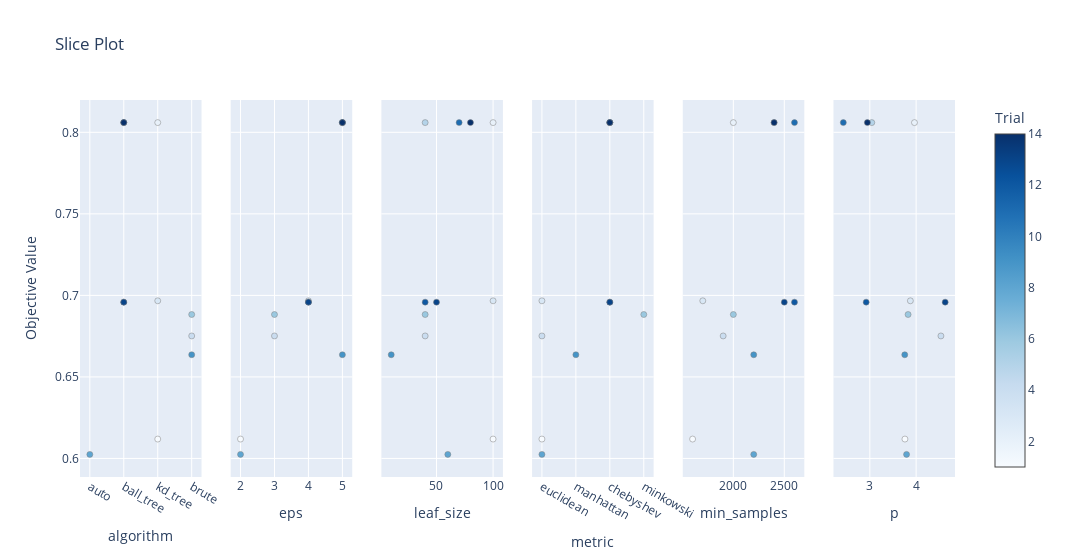

Notebook code cell kept with this figure:
### Code cell
optuna.visualization.plot_slice(study_dbscan)

### Figure 1 — Plotly figure (JSON) as saved in the notebook; plotly's stock layout.template omitted (floating-point values rounded to 4 significant figures)
{"data": [{"marker": {"color": [1, 2, 3, 4, 5, 6, 8, 9, 11, 12, 13, 14], "colorbar": {"title": {"text": "Trial"}, "x": 1, "xpad": 40}, "colorscale": [[0, "rgb(247,251,255)"], [0.125, "rgb(222,235,247)"], [0.25, "rgb(198,219,239)"], [0.375, "rgb(158,202,225)"], [0.5, "rgb(107,174,214)"], [0.625, "rgb(66,146,198)"], [0.75, "rgb(33,113,181)"], [0.875, "rgb(8,81,156)"], [1, "rgb(8,48,107)"]], "line": {"color": "Grey", "width": 0.5}, "showscale": true}, "mode": "markers", "name": "Feasible Trial", "showlegend": false, "type": "scatter", "x": ["kd_tree", "kd_tree", "kd_tree", "brute", "ball_tree", "brute", "auto", "brute", "ball_tree", "ball_tree", "ball_tree", "ball_tree"], "xaxis": "x", "y": [0.6119, 0.806, 0.6967, 0.6751, 0.806, 0.6883, 0.6025, 0.6636, 0.806, 0.6959, 0.6959, 0.806], "yaxis": "y"}, {"marker": {"color": [1, 2, 3, 4, 5, 6, 8, 9, 11, 12, 13, 14], "colorbar": {"title": {"text": "Trial"}, "x": 1, "xpad": 40}, "colorscale": [[0, "rgb(247,251,255)"], [0.125, "rgb(222,235,247)"], [0.25, "rgb(198,219,239)"], [0.375, "rgb(158,202,225)"], [0.5, "rgb(107,174,214)"], [0.625, "rgb(66,146,198)"], [0.75, "rgb(33,113,181)"], [0.875, "rgb(8,81,156)"], [1, "rgb(8,48,107)"]], "line": {"color": "Grey", "width": 0.5}, "showscale": false}, "mode": "markers", "name": "Feasible Trial", "showlegend": false, "type": "scatter", "x": [2, 5, 4, 3, 5, 3, 2, 5, 5, 4, 4, 5], "xaxis": "x2", "y": [0.6119, 0.806, 0.6967, 0.6751, 0.806, 0.6883, 0.6025, 0.6636, 0.806, 0.6959, 0.6959, 0.806], "yaxis": "y2"}, {"marker": {"color": [1, 2, 3, 4, 5, 6, 8, 9, 11, 12, 13, 14], "colorbar": {"title": {"text": "Trial"}, "x": 1, "xpad": 40}, "colorscale": [[0, "rgb(247,251,255)"], [0.125, "rgb(222,235,247)"], [0.25, "rgb(198,219,239)"], [0.375, "rgb(158,202,225)"], [0.5, "rgb(107,174,214)"], [0.625, "rgb(66,146,198)"], [0.75, "rgb(33,113,181)"], [0.875, "rgb(8,81,156)"], [1, "rgb(8,48,107)"]], "line": {"color": "Grey", "width": 0.5}, "showscale": false}, "mode": "markers", "name": "Feasible Trial", "showlegend": false, "type": "scatter", "x": [100, 100, 100, 40, 40, 40, 60, 10, 70, 40, 50, 80], "xaxis": "x3", "y": [0.6119, 0.806, 0.6967, 0.6751, 0.806, 0.6883, 0.6025, 0.6636, 0.806, 0.6959, 0.6959, 0.806], "yaxis": "y3"}, {"marker": {"color": [1, 2, 3, 4, 5, 6, 8, 9, 11, 12, 13, 14], "colorbar": {"title": {"text": "Trial"}, "x": 1, "xpad": 40}, "colorscale": [[0, "rgb(247,251,255)"], [0.125, "rgb(222,235,247)"], [0.25, "rgb(198,219,239)"], [0.375, "rgb(158,202,225)"], [0.5, "rgb(107,174,214)"], [0.625, "rgb(66,146,198)"], [0.75, "rgb(33,113,181)"], [0.875, "rgb(8,81,156)"], [1, "rgb(8,48,107)"]], "line": {"color": "Grey", "width": 0.5}, "showscale": false}, "mode": "markers", "name": "Feasible Trial", "showlegend": false, "type": "scatter", "x": ["euclidean", "chebyshev", "euclidean", "euclidean", "chebyshev", "minkowski", "euclidean", "manhattan", "chebyshev", "chebyshev", "chebyshev", "chebyshev"], "xaxis": "x4", "y": [0.6119, 0.806, 0.6967, 0.6751, 0.806, 0.6883, 0.6025, 0.6636, 0.806, 0.6959, 0.6959, 0.806], "yaxis": "y4"}, {"marker": {"color": [1, 2, 3, 4, 5, 6, 8, 9, 11, 12, 13, 14], "colorbar": {"title": {"text": "Trial"}, "x": 1, "xpad": 40}, "colorscale": [[0, "rgb(247,251,255)"], [0.125, "rgb(222,235,247)"], [0.25, "rgb(198,219,239)"], [0.375, "rgb(158,202,225)"], [0.5, "rgb(107,174,214)"], [0.625, "rgb(66,146,198)"], [0.75, "rgb(33,113,181)"], [0.875, "rgb(8,81,156)"], [1, "rgb(8,48,107)"]], "line": {"color": "Grey", "width": 0.5}, "showscale": false}, "mode": "markers", "name": "Feasible Trial", "showlegend": false, "type": "scatter", "x": [1600, 2000, 1700, 1900, 2400, 2000, 2200, 2200, 2600, 2600, 2500, 2400], "xaxis": "x5", "y": [0.6119, 0.806, 0.6967, 0.6751, 0.806, 0.6883, 0.6025, 0.6636, 0.806, 0.6959, 0.6959, 0.806], "yaxis": "y5"}, {"marker": {"color": [1, 2, 3, 4, 5, 6, 8, 9, 11, 12, 13, 14], "colorbar": {"title": {"text": "Trial"}, "x": 1, "xpad": 40}, "colorscale": [[0, "rgb(247,251,255)"], [0.125, "rgb(222,235,247)"], [0.25, "rgb(198,219,239)"], [0.375, "rgb(158,202,225)"], [0.5, "rgb(107,174,214)"], [0.625, "rgb(66,146,198)"], [0.75, "rgb(33,113,181)"], [0.875, "rgb(8,81,156)"], [1, "rgb(8,48,107)"]], "line": {"color": "Grey", "width": 0.5}, "showscale": false}, "mode": "markers", "name": "Feasible Trial", "showlegend": false, "type": "scatter", "x": [3.758, 3.964, 3.875, 4.535, 3.042, 3.826, 3.793, 3.754, 2.427, 2.921, 4.627, 2.947], "xaxis": "x6", "y": [0.6119, 0.806, 0.6967, 0.6751, 0.806, 0.6883, 0.6025, 0.6636, 0.806, 0.6959, 0.6959, 0.806], "yaxis": "y6"}], "layout": {"title": {"text": "Slice Plot"}, "width": 1800, "xaxis": {"anchor": "y", "categoryarray": ["auto", "ball_tree", "kd_tree", "brute"], "categoryorder": "array", "domain": [0, 0.1389], "title": {"text": "algorithm"}, "type": "category"}, "xaxis2": {"anchor": "y2", "domain": [0.1722, 0.3111], "title": {"text": "eps"}}, "xaxis3": {"anchor": "y3", "domain": [0.3444, 0.4833], "title": {"text": "leaf_size"}}, "xaxis4": {"anchor": "y4", "categoryarray": ["euclidean", "manhattan", "chebyshev", "minkowski"], "categoryorder": "array", "domain": [0.5167, 0.6556], "title": {"text": "metric"}, "type": "category"}, "xaxis5": {"anchor": "y5", "domain": [0.6889, 0.8278], "title": {"text": "min_samples"}}, "xaxis6": {"anchor": "y6", "domain": [0.8611, 1], "title": {"text": "p"}}, "yaxis": {"anchor": "x", "domain": [0, 1], "title": {"text": "Objective Value"}}, "yaxis2": {"anchor": "x2", "domain": [0, 1], "matches": "y", "showticklabels": false}, "yaxis3": {"anchor": "x3", "domain": [0, 1], "matches": "y", "showticklabels": false}, "yaxis4": {"anchor": "x4", "domain": [0, 1], "matches": "y", "showticklabels": false}, "yaxis5": {"anchor": "x5", "domain": [0, 1], "matches": "y", "showticklabels": false}, "yaxis6": {"anchor": "x6", "domain": [0, 1], "matches": "y", "showticklabels": false}}}
